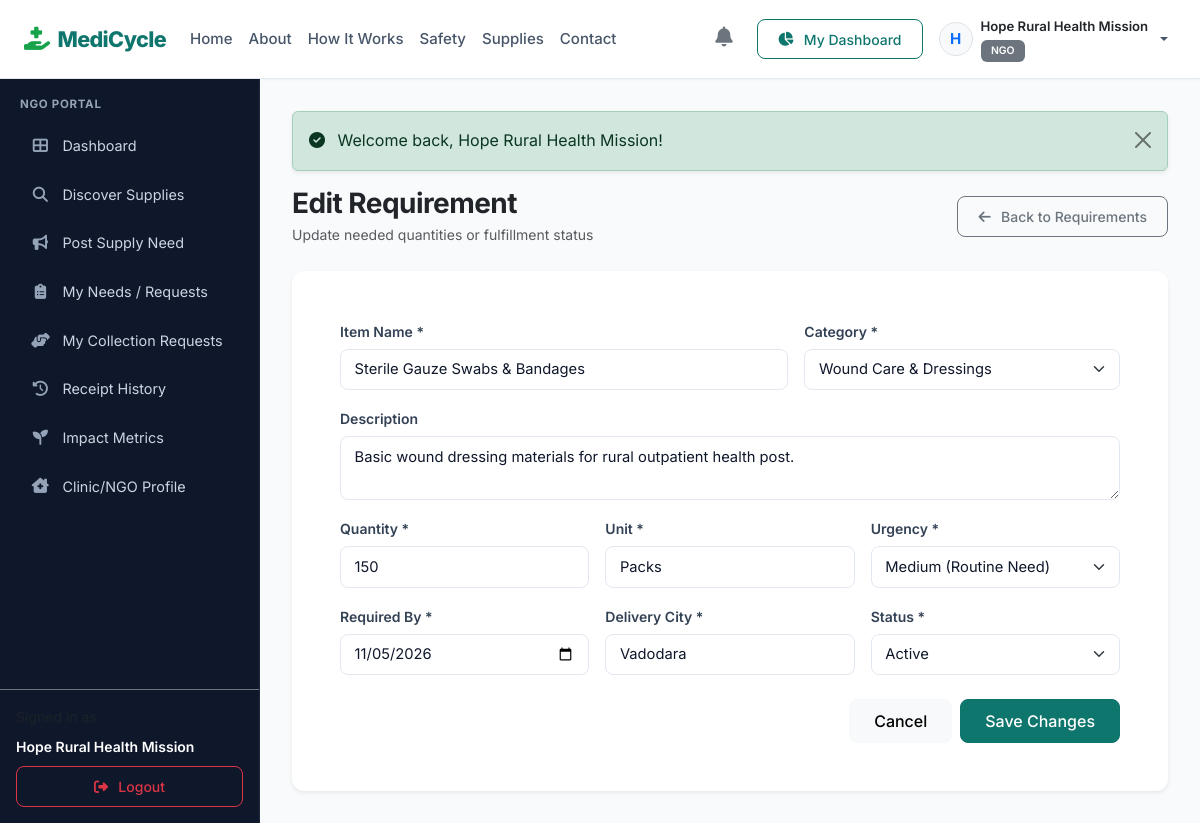
The page /ngo/edit-requirement.php?id=2 (signed in) on the database its author committed.
### tables this page shows
CREATE TABLE requirements (
    id INT AUTO_INCREMENT PRIMARY KEY,
    organization_id INT NOT NULL,
    supply_name VARCHAR(150) NOT NULL,
    category_id INT NOT NULL,
    required_quantity INT NOT NULL,
    unit VARCHAR(50) NOT NULL DEFAULT 'Units',
    urgency ENUM('Low', 'Medium', 'High', 'Critical') DEFAULT 'Medium',
    required_by DATE NOT NULL,
    city VARCHAR(100) NOT NULL,
    description TEXT,
    status ENUM('Active', 'Fulfilled', 'Cancelled') DEFAULT 'Active',
    created_at TIMESTAMP DEFAULT CURRENT_TIMESTAMP,
    updated_at TIMESTAMP DEFAULT CURRENT_TIMESTAMP ON UPDATE CURRENT_TIMESTAMP,
    CONSTRAINT fk_req_org FOREIGN KEY (organization_id) REFERENCES users(id) ON DELETE CASCADE,
    CONSTRAINT fk_req_category FOREIGN KEY (category_id) REFERENCES categories(id) ON DELETE RESTRICT,
    INDEX idx_req_status (status),
    INDEX idx_req_urgency (urgency)
);

CREATE TABLE categories (
    id INT AUTO_INCREMENT PRIMARY KEY,
    category_name VARCHAR(100) NOT NULL UNIQUE,
    description TEXT,
    icon VARCHAR(50) DEFAULT 'fa-box-medical',
    status ENUM('active', 'inactive') DEFAULT 'active',
    created_at TIMESTAMP DEFAULT CURRENT_TIMESTAMP
);

### includes/functions.php (called while the page is built, shortened)
<?php
function e($string) {
    return htmlspecialchars((string)($string ?? ''), ENT_QUOTES, 'UTF-8');
}

### ngo/edit-requirement.php (the view, shortened to what this page needs)
<?php
require_once __DIR__ . '/../config/config.php';
$userId = $_SESSION['user_id'];
$reqId = (int)($_GET['id'] ?? 0);
$stmt = $pdo->prepare("SELECT * FROM requirements WHERE id = ? AND organization_id = ? LIMIT 1");
$stmt->execute([$reqId, $userId]);
$requirement = $stmt->fetch();
$categories = $pdo->query("SELECT * FROM categories ORDER BY category_name ASC")->fetchAll();
$formData = [
    'supply_name' => $requirement['supply_name'],
    'category_id' => $requirement['category_id'],
    'required_quantity' => $requirement['required_quantity'],
    'unit' => $requirement['unit'],
    'urgency' => $requirement['urgency'],
    'required_by' => $requirement['required_by'],
    'city' => $requirement['city'],
    'description' => $requirement['description'],
    'status' => $requirement['status']
];
include __DIR__ . '/../includes/header.php';
include __DIR__ . '/../includes/navbar.php';
?>
<div class="app-container">
    <?php include __DIR__ . '/../includes/sidebar.php'; ?>
    <div class="app-content">
        <?php echo render_flash_messages(); ?>
        <div class="d-flex justify-content-between align-items-center mb-4">
            <div>
                <h3 class="fw-bold text-dark mb-1">Edit Requirement</h3>
                <p class="text-muted small mb-0">Update needed quantities or fulfillment status</p>
            </div>
            <a href="<?php echo BASE_URL; ?>/ngo/my-requirements.php" class="btn btn-outline-secondary btn-sm">
                <i class="fas fa-arrow-left me-1"></i> Back to Requirements
            </a>
        </div>
        <div class="card border-0 shadow-sm">
            <div class="card-body p-4 p-md-5">
                <form action="<?php echo BASE_URL; ?>/ngo/edit-requirement.php?id=<?php echo $reqId; ?>" method="POST" class="needs-validation" novalidate>
                    <div class="row g-3 mb-4">
                        <div class="col-md-7">
                            <label class="form-label small fw-semibold">Item Name *</label>
                            <input type="text" class="form-control" name="supply_name" value="<?php echo e($formData['supply_name']); ?>" required>
                        </div>
                        <div class="col-md-5">
                            <label class="form-label small fw-semibold">Category *</label>
                            <select class="form-select" name="category_id" required>
                                <?php foreach ($categories as $cat): ?>
                                    <option value="<?php echo $cat['id']; ?>" <?php echo $formData['category_id'] == $cat['id'] ? 'selected' : ''; ?>>
                                        <?php echo e($cat['category_name']); ?>
                                    </option>
                                <?php endforeach; ?>
                            </select>
                        </div>
                        <div class="col-12">
                            <label class="form-label small fw-semibold">Description</label>
                            <textarea class="form-control" name="description" rows="2"><?php echo e($formData['description']); ?></textarea>
                        </div>
                        <div class="col-md-4">
                            <label class="form-label small fw-semibold">Quantity *</label>
                            <input type="number" class="form-control" name="required_quantity" value="<?php echo e($formData['required_quantity']); ?>" min="1" required>
                        </div>
                        <div class="col-md-4">
                            <label class="form-label small fw-semibold">Unit *</label>
                            <input type="text" class="form-control" name="unit" value="<?php echo e($formData['unit']); ?>" required>
                        </div>
                        <div class="col-md-4">
                            <label class="form-label small fw-semibold">Urgency *</label>
                            <select class="form-select" name="urgency" required>
                                <option value="Medium" <?php echo $formData['urgency'] === 'Medium' ? 'selected' : ''; ?>>Medium (Routine Need)</option>
                            </select>
                        </div>
                        <div class="col-md-4">
                            <label class="form-label small fw-semibold">Required By *</label>
                            <input type="date" class="form-control" name="required_by" value="<?php echo e($formData['required_by']); ?>" required>
                        </div>
                        <div class="col-md-4">
                            <label class="form-label small fw-semibold">Delivery City *</label>
                            <input type="text" class="form-control" name="city" value="<?php echo e($formData['city']); ?>" required>
                        </div>
                        <div class="col-md-4">
                            <label class="form-label small fw-semibold">Status *</label>
                            <select class="form-select" name="status" required>
                                <option value="Active" <?php echo $formData['status'] === 'Active' ? 'selected' : ''; ?>>Active</option>
                            </select>
                        </div>
                    </div>
                    <div class="d-flex justify-content-end gap-2">
                        <a href="<?php echo BASE_URL; ?>/ngo/my-requirements.php" class="btn btn-light px-4">Cancel</a>
                        <button type="submit" class="btn btn-primary px-4">Save Changes</button>
                    </div>
                </form>
            </div>
        </div>
    </div>
</div>
<?php include __DIR__ . '/../includes/footer.php'; ?>

### assets/css/style.css (style rules this page uses)
:root { --primary-color: #0F766E; --primary-hover: #115E59; --primary-light: #CCFBF1; --primary-bg: #F0FDFA; --secondary-green: #16A34A; --secondary-green-light: #DCFCE7; --accent-cyan: #06B6D4; --accent-cyan-light: #CFFAFE; --dark-slate: #0F172A; --muted-slate: #64748B; --border-color: #E2E8F0; --card-bg: #FFFFFF; --sidebar-bg: #0F172A; --sidebar-hover: #1E293B; --sidebar-active: #0F766E; --sidebar-text: #F1F5F9; --sidebar-muted: #94A3B8; --card-shadow: 0 1px 3px rgba(15, 23, 42, 0.06), 0 1px 2px rgba(15, 23, 42, 0.04); --card-shadow-hover: 0 10px 15px -3px rgba(15, 23, 42, 0.08), 0 4px 6px -4px rgba(15, 23, 42, 0.03); --card-shadow-elevated: 0 20px 25px -5px rgba(15, 23, 42, 0.1), 0 8px 10px -6px rgba(15, 23, 42, 0.05); }
* { box-sizing: border-box; }
html { min-height: 100%; scroll-behavior: smooth; }
body { min-height: 100vh; font-family: 'Inter', -apple-system, BlinkMacSystemFont, 'Segoe UI', Roboto, Helvetica, Arial, sans-serif; background-color: #F8FAFC; color: var(--dark-slate); line-height: 1.6; display: flex; flex-direction: column; overflow-x: hidden; }
section, header, footer, main, .app-container { flex-shrink: 0; }
h1, h2, h3, h4, h5, h6 { font-weight: 700; color: var(--dark-slate); letter-spacing: -0.02em; }
.btn { font-weight: 500; border-radius: 8px; padding: 0.55rem 1.25rem; transition: all 0.18s ease-in-out; display: inline-flex; align-items: center; justify-content: center; gap: 0.4rem; }
.btn-primary { background-color: var(--primary-color); border-color: var(--primary-color); color: #FFFFFF; }
.card { background-color: var(--card-bg); border: 1px solid var(--border-color); border-radius: 12px; box-shadow: var(--card-shadow); transition: transform 0.2s ease, box-shadow 0.2s ease; }
.app-container { display: flex; flex: 1 1 auto; min-height: calc(100vh - 65px); }
.app-content { flex-grow: 1; padding: 2rem; overflow-y: auto; background-color: #F8FAFC; min-width: 0; }
.form-label { font-weight: 600; color: #334155; margin-bottom: 0.35rem; }
.form-control, .form-select { border: 1px solid var(--border-color); border-radius: 8px; padding: 0.55rem 0.85rem; font-size: 0.92rem; color: var(--dark-slate); transition: border-color 0.15s ease, box-shadow 0.15s ease; }
select.form-select, select.form-control { color: #0F172A !important; background-color: #FFFFFF !important; }
select.form-select option, select.form-control option { background-color: #FFFFFF !important; color: #0F172A !important; padding: 8px 12px; }
select.form-select option:checked, select.form-control option:checked { background-color: #0F766E !important; color: #FFFFFF !important; font-weight: 600; }

### rows shown on the page
requirements: supply_name "Sterile Gauze Swabs & Bandages", category_id "Wound Care & Dressings", description "Basic wound dressing materials for rural outpatient health post.", required_quantity "150", unit "Packs", urgency "Medium (Routine Need)", required_by "11/05/2026", city "Vadodara", status "Active"

### other values the page prints
substr($currentUser['name'], 0, 1) "H"
$currentUser['name'] "Hope Rural Health Mission"
$currentUser['role'] "NGO"
$message "Welcome back, Hope Rural Health Mission!"
